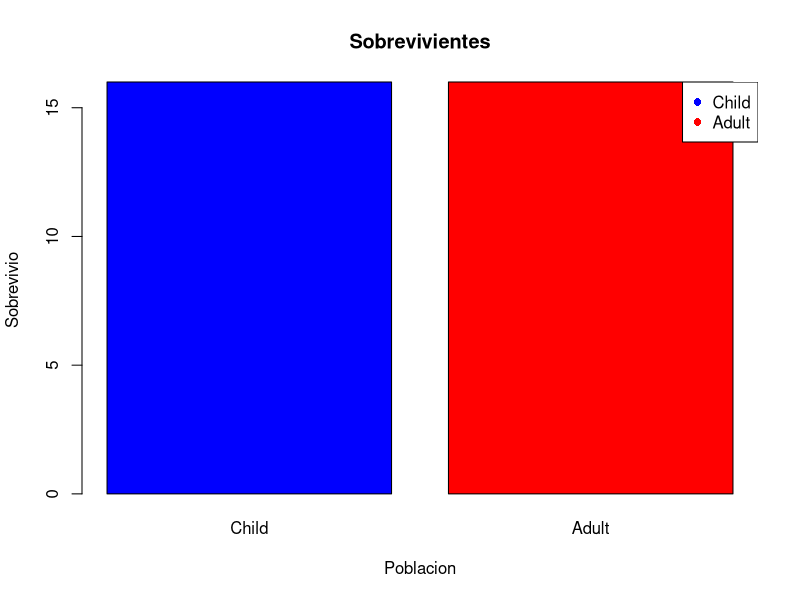

Source code (R):

data.frame(Titanic)


###cuantos sobrebibieron y cuantos no####

df=Titanic
data(Titanic)
View(Titanic) 


### conocer cuantos adultos y niños sobrebivieron####

dato<-data.frame(Titanic)
attach(dato)
tabla<-table(Age)
tabla
Edad=c("Child","Adult")


##############grafica########

barplot(table(Age), main = "Sobrevivientes",
        xlab = "Poblacion", ylab = "Sobrevivio", 
        col = c("blue","red"))
legend("topright", pch=16, col=c("blue","red" ), legend=Edad)
